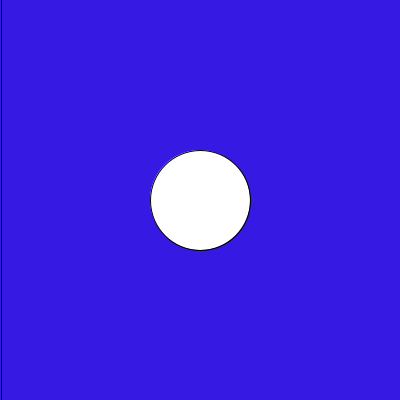
Frame 1 (no input)
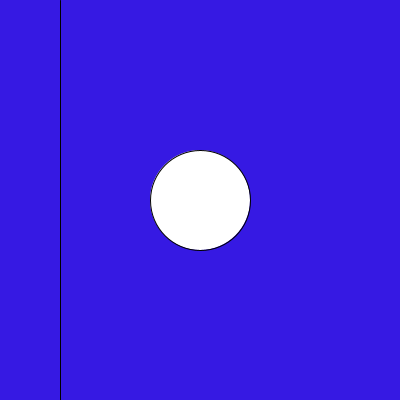
Frame 60 (the mouse pressed at the canvas centre just before this capture)
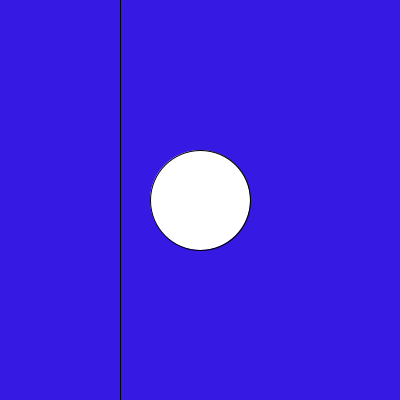
Frame 120 (the mouse held since frame 60 and released just before this capture)

The Processing sketch that drew these frames (run headless with seeded random() and noise(); from frame 60 on, the mouse is pressed at the canvas centre):

// Processing sketch: sketch_171002a
// ── sketch_171002a.pde
int x = 0;
int d = 1;

void setup() {
  size(400, 400);
}

void draw () {
  background(#3619E3);

  x = x+d;
  //Method 1
  /*  if (x>width) {
   d = d*-1;
   }
   if (x<0) {
   d = d*-1;
   }
   */

  //Method 2
  if ((x > width) || (x<0)) {
   d = d*-1;    
  }
    if (x < width/2) {
    ellipse(width/2, height/2, 100, 100);
  } else {
    rectMode(CENTER);
    rect(width/2, height/2, 100, 100);
  }
  line(x, 0, x, height);

  println(" x ", x, "  d ", d);
}
